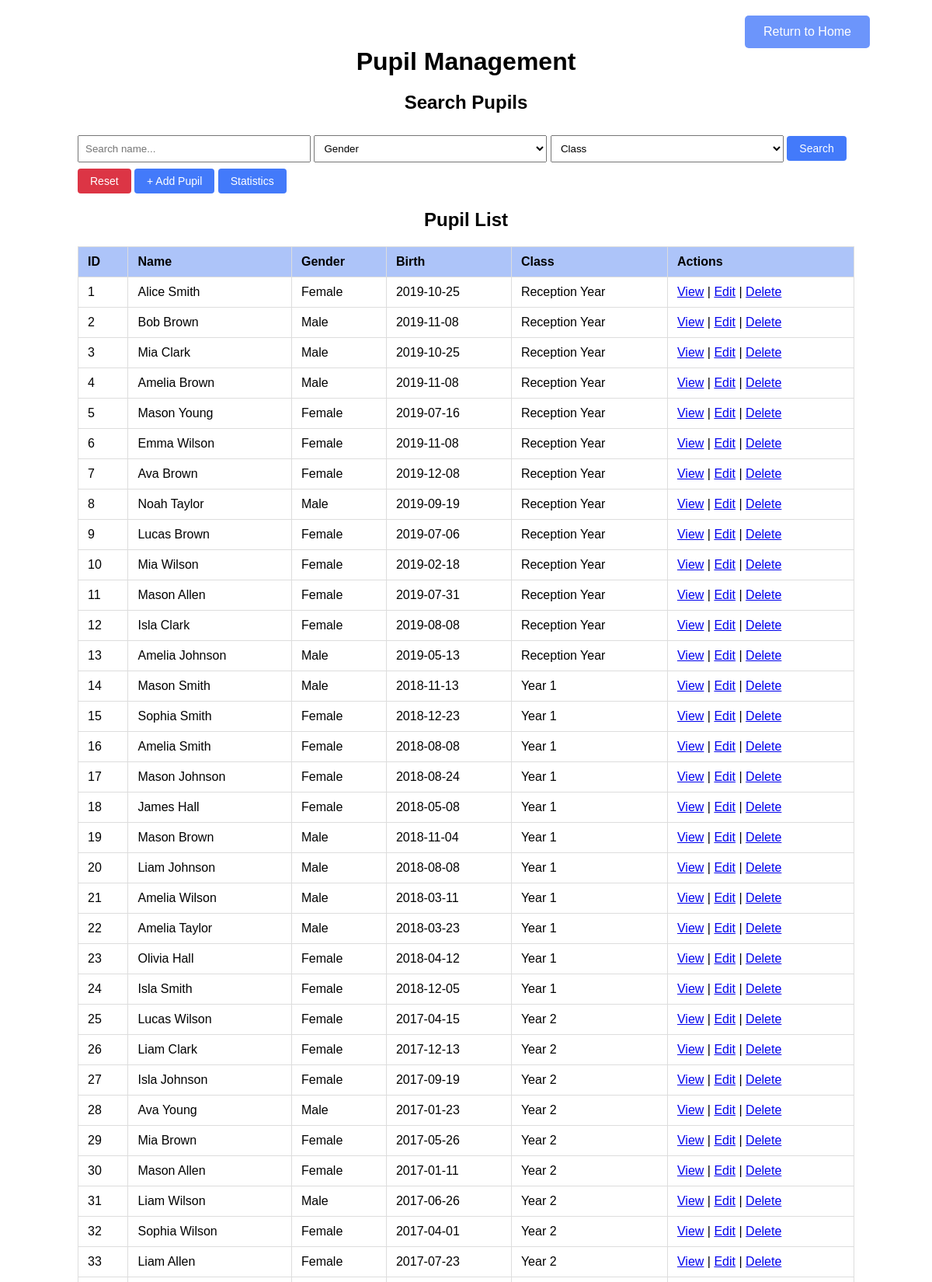
/student.php (upper part), run on the app's committed database.
### tables this page shows
CREATE TABLE `pupil` (
  `pupil_id` int(11) NOT NULL,
  `p_first_name` varchar(30) DEFAULT NULL,
  `p_last_name` varchar(30) DEFAULT NULL,
  `p_gender` enum('Male','Female') DEFAULT NULL,
  `p_birth_date` date DEFAULT NULL,
  `p_address` varchar(255) DEFAULT NULL,
  `class_id` int(11) NOT NULL
);

CREATE TABLE `class` (
  `class_id` int(11) NOT NULL,
  `class_name` varchar(20) DEFAULT NULL,
  `class_capacity` int(11) DEFAULT NULL,
  `teacher_id` int(11) DEFAULT NULL
);

### student.php (the view, shortened to what this page needs)
<?php
$host = 'localhost';
$user = 'root';
$password = '';
$database = 'SA_PriSchool';
$conn = new mysqli($host, $user, $password, $database);
$action = $_GET['action'] ?? 'list';
function safe($str) {
    return htmlspecialchars($str ?? '', ENT_QUOTES, 'UTF-8');
}
?>
<?php if ($action === 'list'): ?>
<?php
$keyword = $_GET['keyword'] ?? '';
$where = "WHERE 1=1";
$sql = "SELECT p.*, c.class_name
        FROM pupil p
        JOIN class c ON p.class_id = c.class_id
        $where
        ORDER BY p.pupil_id ";
$stmt = $conn->prepare($sql);
$stmt->execute();
$students = $stmt->get_result();
?>
<!DOCTYPE html>
<html>
<head>
    <link rel="stylesheet" href="student.css">
</head>
<body>
<a href="homepage.php" class="home-button" aria-label="Return to homepage">
        <span class="desktop-text">Return to Home</span>
</a>
<div class="container">
    <h1>Pupil Management</h1>
    <h2>Search Pupils</h2>
    <form method="get" class="search-form">
        <input type="text" name="keyword" placeholder="Search name..." value="<?= safe($keyword) ?>">
        <select name="gender">
            <option value="">Gender</option>
        </select>
        <select name="class_id">
            <option value="">Class</option>
        </select>
        <button type="submit">Search</button>
        <a href="?" class="btn-cancel">Reset</a>
        <a href="?action=add" class="btn-add">+ Add Pupil</a>
        <a href="?action=chart" class="btn-secondary">Statistics</a>
    </form>
    <h2>Pupil List</h2>
    <table class="styled-table">
        <thead>
        <tr>
            <th>ID</th>
            <th>Name</th>
            <th>Gender</th>
            <th>Birth</th>
            <th>Class</th>
            <th>Actions</th>
        </tr>
        </thead>
        <tbody>
        <?php if ($students->num_rows === 0): ?>
            <tr><td colspan="6" style="text-align:center;">No students found.</td></tr>
        <?php else: ?>
            <?php while ($p = $students->fetch_assoc()): ?>
                <tr>
                    <td><?= $p['pupil_id'] ?></td>
                    <td><?= safe($p['p_first_name'] . ' ' . $p['p_last_name']) ?></td>
                    <td><?= $p['p_gender'] ?></td>
                    <td><?= $p['p_birth_date'] ?></td>
                    <td><?= safe($p['class_name']) ?></td>
                    <td>
                        <a href="?action=detail&id=<?= $p['pupil_id'] ?>">View</a> |
                        <a href="?action=edit&id=<?= $p['pupil_id'] ?>">Edit</a> |
                        <a href="?action=list&delete=<?= $p['pupil_id'] ?>" onclick="return confirm('Delete this pupil?')">Delete</a>
                    </td>
                </tr>
            <?php endwhile; ?>
        <?php endif; ?>
        </tbody>
    </table>
</div>
</body>
</html>
<?php endif;  ?>

### student.css (style rules this page uses)
body { font-family: Arial, sans-serif; max-width: 1200px; margin: 0 auto; padding: 20px 80px; background-color: #ffffff; }
h1, h2, h3 { text-align: center; margin-bottom: 20px; }
.home-button { position: absolute; top: 20px; right: 20px; padding: 12px 24px; margin-right: 60px; background-color: #6c95fb; color: white; text-decoration: none; border-radius: 5px; z-index: 1000; font-size: 16px; }
table { width: 100%; border-collapse: collapse; margin: 20px 0; }
th, td { border: 1px solid #ddd; padding: 10px 12px; text-align: left; }
th { background-color: rgb(173, 196, 249); }
button, .btn-secondary, .btn-add, .btn-cancel { padding: 8px 16px; font-size: 14px; border-radius: 4px; display: inline-block; cursor: pointer; text-decoration: none; transition: background-color 0.2s ease; }
button, .btn-secondary, .btn-add { background-color: rgb(67, 122, 250); color: white; border: none; }
.btn-cancel { background-color: #dc3545; color: white; border: none; }
input, select, textarea { padding: 8px; width: 300px; max-width: 100%; margin: 8px 0; box-sizing: border-box; }
.container { padding: 20px; }

### data on the page
pupil: pupil_id "1", p_first_name+p_last_name "Alice Smith", p_gender "Female", p_birth_date "2019-10-25", class.class_name "Reception Year"
pupil: pupil_id "2", p_first_name+p_last_name "Bob Brown", p_gender "Male", p_birth_date "2019-11-08", class.class_name "Reception Year"
pupil: pupil_id "3", p_first_name+p_last_name "Mia Clark", p_gender "Male", p_birth_date "2019-10-25", class.class_name "Reception Year"
pupil: pupil_id "4", p_first_name+p_last_name "Amelia Brown", p_gender "Male", p_birth_date "2019-11-08", class.class_name "Reception Year"
pupil: pupil_id "5", p_first_name+p_last_name "Mason Young", p_gender "Female", p_birth_date "2019-07-16", class.class_name "Reception Year"
pupil: pupil_id "6", p_first_name+p_last_name "Emma Wilson", p_gender "Female", p_birth_date "2019-11-08", class.class_name "Reception Year"
pupil: pupil_id "7", p_first_name+p_last_name "Ava Brown", p_gender "Female", p_birth_date "2019-12-08", class.class_name "Reception Year"
pupil: pupil_id "8", p_first_name+p_last_name "Noah Taylor", p_gender "Male", p_birth_date "2019-09-19", class.class_name "Reception Year"
pupil: pupil_id "9", p_first_name+p_last_name "Lucas Brown", p_gender "Female", p_birth_date "2019-07-06", class.class_name "Reception Year"
pupil: pupil_id "10", p_first_name+p_last_name "Mia Wilson", p_gender "Female", p_birth_date "2019-02-18", class.class_name "Reception Year"
pupil: pupil_id "11", p_first_name+p_last_name "Mason Allen", p_gender "Female", p_birth_date "2019-07-31", class.class_name "Reception Year"
pupil: pupil_id "12", p_first_name+p_last_name "Isla Clark", p_gender "Female", p_birth_date "2019-08-08", class.class_name "Reception Year"
pupil: pupil_id "13", p_first_name+p_last_name "Amelia Johnson", p_gender "Male", p_birth_date "2019-05-13", class.class_name "Reception Year"
pupil: pupil_id "14", p_first_name+p_last_name "Mason Smith", p_gender "Male", p_birth_date "2018-11-13", class.class_name "Year 1"
pupil: pupil_id "15", p_first_name+p_last_name "Sophia Smith", p_gender "Female", p_birth_date "2018-12-23", class.class_name "Year 1"
pupil: pupil_id "16", p_first_name+p_last_name "Amelia Smith", p_gender "Female", p_birth_date "2018-08-08", class.class_name "Year 1"
pupil: pupil_id "17", p_first_name+p_last_name "Mason Johnson", p_gender "Female", p_birth_date "2018-08-24", class.class_name "Year 1"
pupil: pupil_id "18", p_first_name+p_last_name "James Hall", p_gender "Female", p_birth_date "2018-05-08", class.class_name "Year 1"
pupil: pupil_id "19", p_first_name+p_last_name "Mason Brown", p_gender "Male", p_birth_date "2018-11-04", class.class_name "Year 1"
pupil: pupil_id "20", p_first_name+p_last_name "Liam Johnson", p_gender "Male", p_birth_date "2018-08-08", class.class_name "Year 1"
pupil: pupil_id "21", p_first_name+p_last_name "Amelia Wilson", p_gender "Male", p_birth_date "2018-03-11", class.class_name "Year 1"
pupil: pupil_id "22", p_first_name+p_last_name "Amelia Taylor", p_gender "Male", p_birth_date "2018-03-23", class.class_name "Year 1"
pupil: pupil_id "23", p_first_name+p_last_name "Olivia Hall", p_gender "Female", p_birth_date "2018-04-12", class.class_name "Year 1"
pupil: pupil_id "24", p_first_name+p_last_name "Isla Smith", p_gender "Female", p_birth_date "2018-12-05", class.class_name "Year 1"
pupil: pupil_id "25", p_first_name+p_last_name "Lucas Wilson", p_gender "Female", p_birth_date "2017-04-15", class.class_name "Year 2"
pupil: pupil_id "26", p_first_name+p_last_name "Liam Clark", p_gender "Female", p_birth_date "2017-12-13", class.class_name "Year 2"
pupil: pupil_id "27", p_first_name+p_last_name "Isla Johnson", p_gender "Female", p_birth_date "2017-09-19", class.class_name "Year 2"
pupil: pupil_id "28", p_first_name+p_last_name "Ava Young", p_gender "Male", p_birth_date "2017-01-23", class.class_name "Year 2"
pupil: pupil_id "29", p_first_name+p_last_name "Mia Brown", p_gender "Female", p_birth_date "2017-05-26", class.class_name "Year 2"
pupil: pupil_id "30", p_first_name+p_last_name "Mason Allen", p_gender "Female", p_birth_date "2017-01-11", class.class_name "Year 2"
pupil: pupil_id "31", p_first_name+p_last_name "Liam Wilson", p_gender "Male", p_birth_date "2017-06-26", class.class_name "Year 2"
pupil: pupil_id "32", p_first_name+p_last_name "Sophia Wilson", p_gender "Female", p_birth_date "2017-04-01", class.class_name "Year 2"
pupil: pupil_id "33", p_first_name+p_last_name "Liam Allen", p_gender "Female", p_birth_date "2017-07-23", class.class_name "Year 2"
